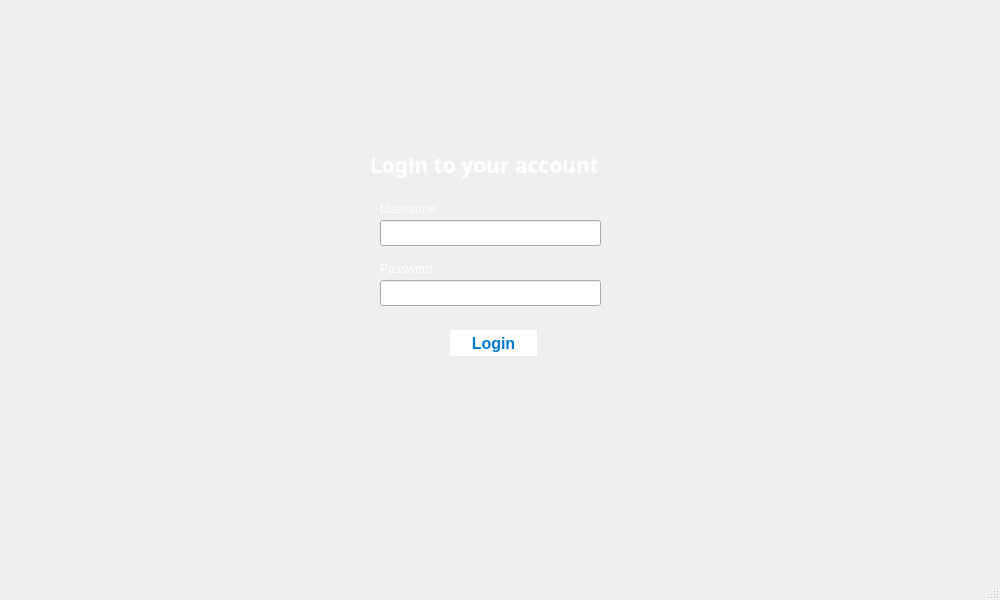
<?xml version="1.0" encoding="UTF-8"?>
<ui version="4.0">
 <class>MainWindow</class>
 <widget class="QMainWindow" name="MainWindow">
  <property name="geometry">
   <rect>
    <x>0</x>
    <y>0</y>
    <width>1000</width>
    <height>600</height>
   </rect>
  </property>
  <property name="minimumSize">
   <size>
    <width>1000</width>
    <height>600</height>
   </size>
  </property>
  <property name="maximumSize">
   <size>
    <width>1000</width>
    <height>600</height>
   </size>
  </property>
  <property name="windowTitle">
   <string>MainWindow</string>
  </property>
  <property name="autoFillBackground">
   <bool>false</bool>
  </property>
  <widget class="QWidget" name="centralwidget">
   <widget class="QLabel" name="label">
    <property name="geometry">
     <rect>
      <x>370</x>
      <y>150</y>
      <width>251</width>
      <height>31</height>
     </rect>
    </property>
    <property name="palette">
     <palette>
      <active>
       <colorrole role="WindowText">
        <brush brushstyle="SolidPattern">
         <color alpha="255">
          <red>255</red>
          <green>255</green>
          <blue>255</blue>
         </color>
        </brush>
       </colorrole>
      </active>
      <inactive>
       <colorrole role="WindowText">
        <brush brushstyle="SolidPattern">
         <color alpha="255">
          <red>255</red>
          <green>255</green>
          <blue>255</blue>
         </color>
        </brush>
       </colorrole>
      </inactive>
      <disabled/>
     </palette>
    </property>
    <property name="font">
     <font>
      <family>Noto Sans Thaana</family>
      <pointsize>16</pointsize>
      <bold>true</bold>
     </font>
    </property>
    <property name="text">
     <string>Login to your account</string>
    </property>
   </widget>
   <widget class="QPushButton" name="pushButton1">
    <property name="geometry">
     <rect>
      <x>450</x>
      <y>330</y>
      <width>87</width>
      <height>26</height>
     </rect>
    </property>
    <property name="font">
     <font>
      <pointsize>-1</pointsize>
      <bold>true</bold>
     </font>
    </property>
    <property name="styleSheet">
     <string notr="true">    QPushButton {
        background-color: white;
        color: #007ACC; /* Text color */
        border-radius: 25px; /* Rounded corners */
        font-weight: bold;
        font-size: 16px;
    }
    QPushButton:hover {
        background-color: #E0E0E0; /* Hover effect */
        box-shadow: 0px 4px 8px rgba(0, 0, 0, 0.2);
    }
    QPushButton:pressed {
        background-color: #B0B0B0; /* Click effect */
    }</string>
    </property>
    <property name="text">
     <string>Login</string>
    </property>
   </widget>
   <widget class="QLineEdit" name="lineEdit">
    <property name="geometry">
     <rect>
      <x>380</x>
      <y>280</y>
      <width>221</width>
      <height>26</height>
     </rect>
    </property>
   </widget>
   <widget class="QLineEdit" name="lineEdit_2">
    <property name="geometry">
     <rect>
      <x>380</x>
      <y>220</y>
      <width>221</width>
      <height>26</height>
     </rect>
    </property>
   </widget>
   <widget class="QLabel" name="label_2">
    <property name="geometry">
     <rect>
      <x>380</x>
      <y>200</y>
      <width>81</width>
      <height>18</height>
     </rect>
    </property>
    <property name="palette">
     <palette>
      <active>
       <colorrole role="WindowText">
        <brush brushstyle="SolidPattern">
         <color alpha="255">
          <red>255</red>
          <green>255</green>
          <blue>255</blue>
         </color>
        </brush>
       </colorrole>
      </active>
      <inactive>
       <colorrole role="WindowText">
        <brush brushstyle="SolidPattern">
         <color alpha="255">
          <red>255</red>
          <green>255</green>
          <blue>255</blue>
         </color>
        </brush>
       </colorrole>
      </inactive>
      <disabled/>
     </palette>
    </property>
    <property name="text">
     <string>Username</string>
    </property>
   </widget>
   <widget class="QLabel" name="label_3">
    <property name="geometry">
     <rect>
      <x>380</x>
      <y>260</y>
      <width>81</width>
      <height>18</height>
     </rect>
    </property>
    <property name="palette">
     <palette>
      <active>
       <colorrole role="WindowText">
        <brush brushstyle="SolidPattern">
         <color alpha="255">
          <red>255</red>
          <green>255</green>
          <blue>255</blue>
         </color>
        </brush>
       </colorrole>
      </active>
      <inactive>
       <colorrole role="WindowText">
        <brush brushstyle="SolidPattern">
         <color alpha="255">
          <red>255</red>
          <green>255</green>
          <blue>255</blue>
         </color>
        </brush>
       </colorrole>
      </inactive>
      <disabled/>
     </palette>
    </property>
    <property name="text">
     <string>Password</string>
    </property>
   </widget>
  </widget>
  <widget class="QMenuBar" name="menubar">
   <property name="geometry">
    <rect>
     <x>0</x>
     <y>0</y>
     <width>1000</width>
     <height>22</height>
    </rect>
   </property>
  </widget>
  <widget class="QStatusBar" name="statusbar"/>
 </widget>
 <resources/>
 <connections/>
</ui>
